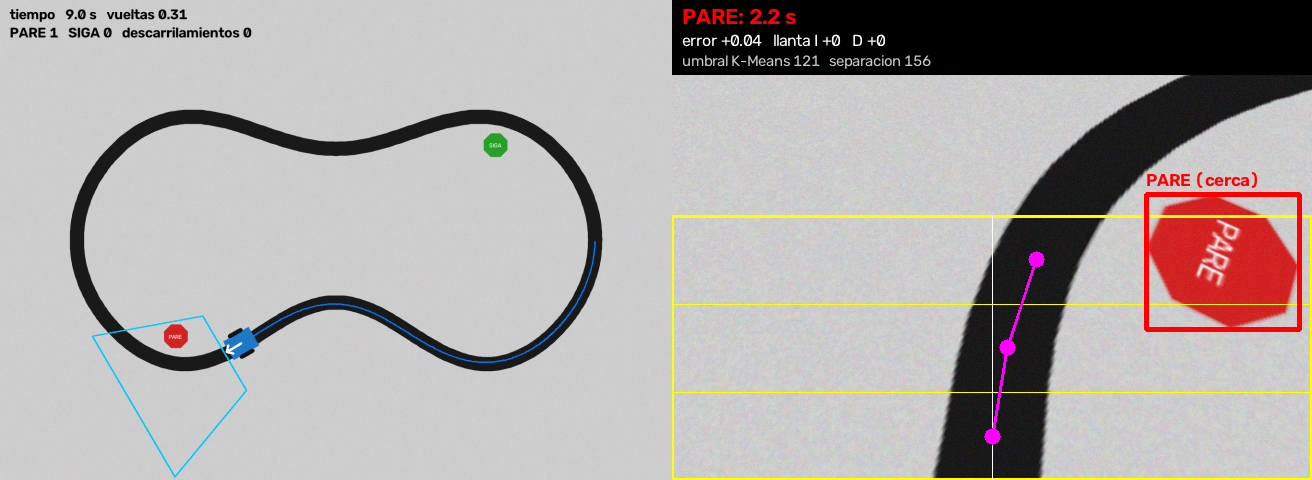
#> input picture _prueba_vista.png, 1312 x 480 px, given in place of the camera
$ python extra2.py
#> lines starting #> are read from the running program, lines starting #| are printed output that depends on the picture; after the words box and inside, x2 and y2 are one past the last pixel; in counts of white or black regions, pixels touching at a corner belong together
import ctypes

import cv2
import numpy as np

def nada(x):
    pass

def obtener_resolucion_pantalla():
    try:
        user32 = ctypes.windll.user32
        user32.SetProcessDPIAware()
        return user32.GetSystemMetrics(0), user32.GetSystemMetrics(1)
    except Exception:
        return 1280, 720

# =========================
# Variables globales
# =========================

modo_morfologico = 0  # 0 = Dilatacion primero | 1 = Erosion primero

# =========================
# Callback Mouse
# =========================

def mouse_callback(event, x, y, flags, param):
    global modo_morfologico

    if event == cv2.EVENT_LBUTTONDOWN:

        # Checkbox 1
        if 20 <= x <= 40 and 20 <= y <= 40:
            modo_morfologico = 0

        # Checkbox 2
        if 20 <= x <= 40 and 60 <= y <= 80:
            modo_morfologico = 1

# =========================
# Camara
# =========================

cap = cv2.VideoCapture(0)

frame_w = int(cap.get(cv2.CAP_PROP_FRAME_WIDTH))
frame_h = int(cap.get(cv2.CAP_PROP_FRAME_HEIGHT))
mosaico_w = frame_w * 2
mosaico_h = frame_h * 2

pantalla_w, pantalla_h = obtener_resolucion_pantalla()
max_w = pantalla_w - 60
max_h = pantalla_h - 120

escala = min(max_w / mosaico_w, max_h / mosaico_h, 1.0)
ventana_w = int(mosaico_w * escala)
ventana_h = int(mosaico_h * escala)

cv2.namedWindow("Vision Artificial", cv2.WINDOW_NORMAL)
cv2.resizeWindow("Vision Artificial", ventana_w, ventana_h)
cv2.setMouseCallback("Vision Artificial", mouse_callback)

# =========================
# Trackbars
# =========================

cv2.createTrackbar("Umbral Bajo", "Vision Artificial", 100, 255, nada)
cv2.createTrackbar("Umbral Alto", "Vision Artificial", 200, 255, nada)

cv2.createTrackbar("Kernel Gauss", "Vision Artificial", 5, 31, nada)

cv2.createTrackbar("Dilatar", "Vision Artificial", 1, 20, nada)
cv2.createTrackbar("Erosionar", "Vision Artificial", 1, 20, nada)

while True:

    ret, frame = cap.read()
#> frame is the input picture: shape (480, 1312, 3); mean B, G, R 166.2, 167.8, 173.1

    if not ret:
        break

    # =========================
    # Leer Trackbars
    # =========================

    bajo = cv2.getTrackbarPos("Umbral Bajo", "Vision Artificial")
    alto = cv2.getTrackbarPos("Umbral Alto", "Vision Artificial")

    kernel_gauss = cv2.getTrackbarPos("Kernel Gauss", "Vision Artificial")

    dilatacion_iter = cv2.getTrackbarPos("Dilatar", "Vision Artificial")
    erosion_iter = cv2.getTrackbarPos("Erosionar", "Vision Artificial")

    # Kernel impar
    if kernel_gauss < 1:
        kernel_gauss = 1

    if kernel_gauss % 2 == 0:
        kernel_gauss += 1

    # =========================
    # Procesamiento
    # =========================

    gris = cv2.cvtColor(frame, cv2.COLOR_BGR2GRAY)
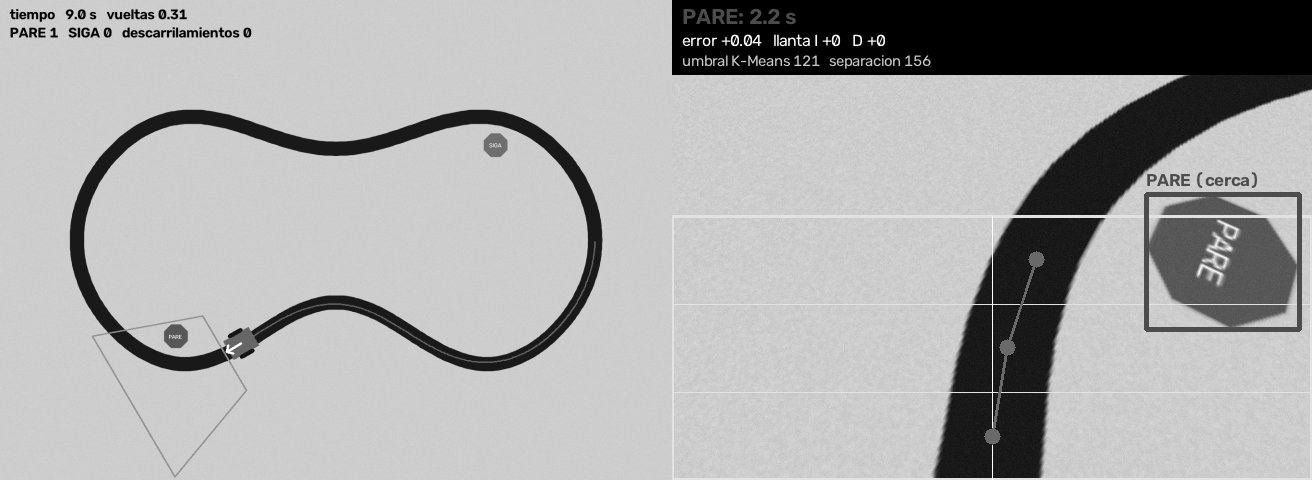
#> gris: shape (480, 1312); min 0, max 255, mean 169.2

    gaussian = cv2.GaussianBlur(
        gris,
        (kernel_gauss, kernel_gauss),
        0
    )

    canny = cv2.Canny(
        gaussian,
        bajo,
        alto
    )
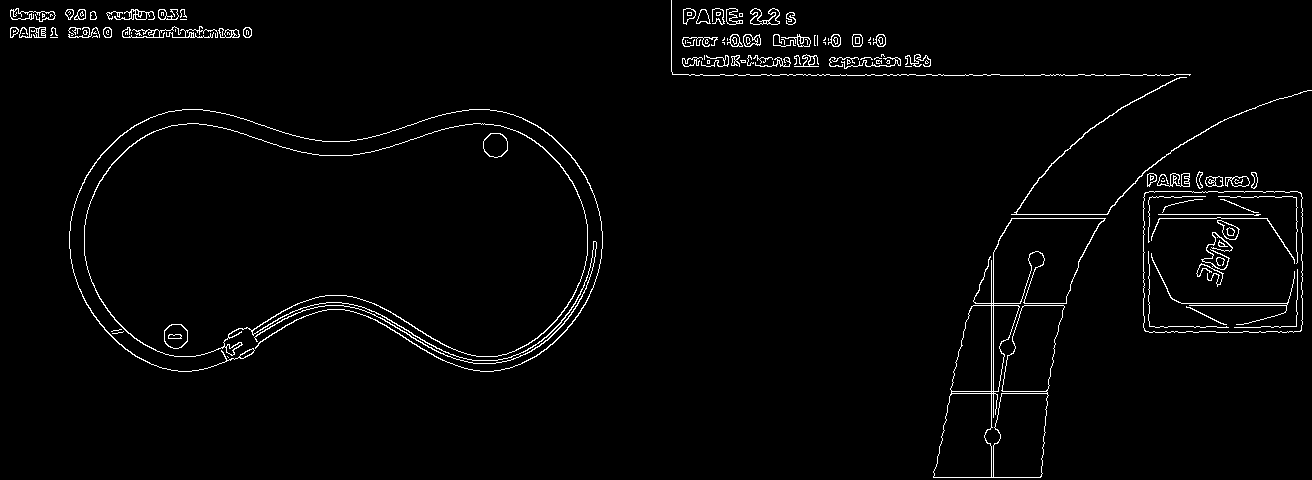
#> canny: shape (480, 1312); 2.3% white in thin lines or dots

    kernel = np.ones((3,3), np.uint8)

    # =========================
    # Operaciones Morfologicas
    # =========================

    if modo_morfologico == 0:

        # Dilatacion -> Erosion
        procesada = cv2.dilate(
            canny,
            kernel,
            iterations=dilatacion_iter
        )
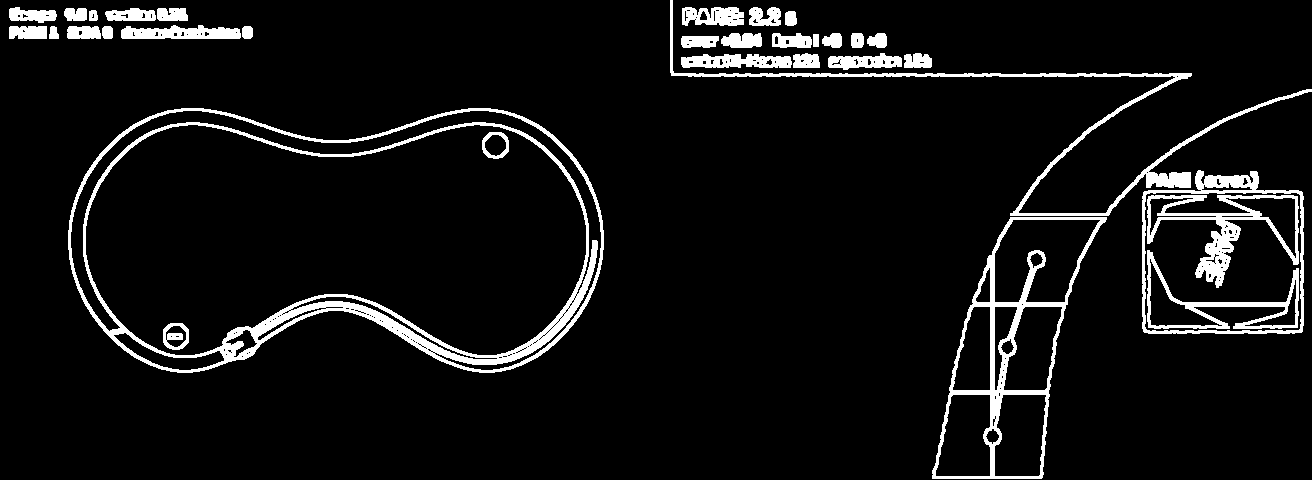
#> procesada: shape (480, 1312); 6.9% white; 33 white regions, largest, box (x1, y1, x2, y2) and area: (68, 108, 604, 373) 13280, (932, 217, 1107, 479) 5797, (670, 0, 1312, 216) 4781

        procesada = cv2.erode(
            procesada,
            kernel,
            iterations=erosion_iter
        )
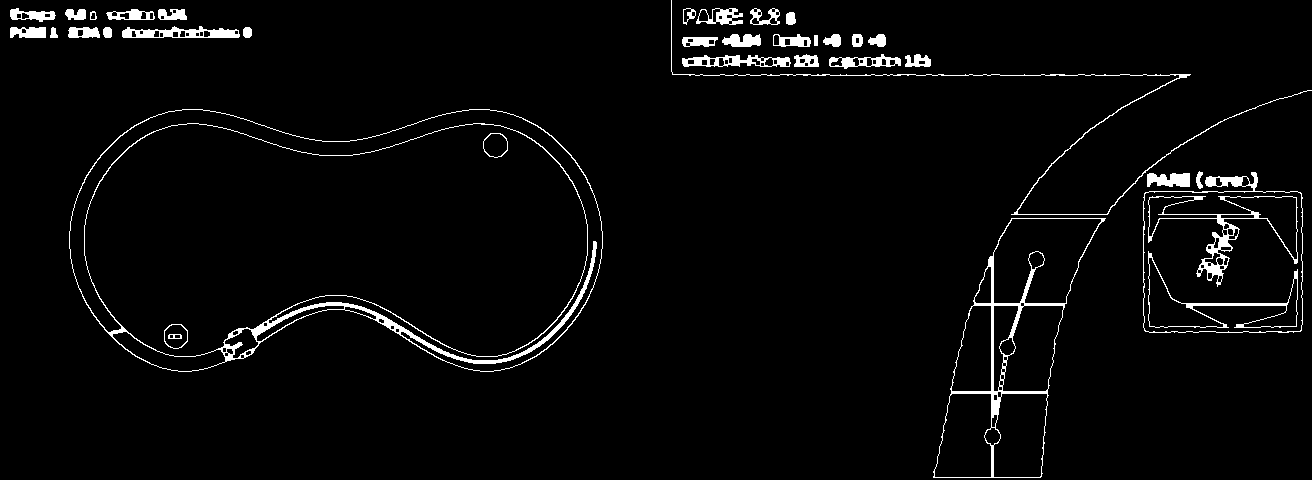
#> procesada: shape (480, 1312); 3.2% white; 37 white regions, largest, box (x1, y1, x2, y2) and area: (69, 109, 603, 372) 5254, (933, 218, 1106, 478) 2633, (1148, 196, 1298, 287) 1538

        texto_modo = "Modo: Dilatacion -> Erosion"

    else:

        # Erosion -> Dilatacion
        procesada = cv2.erode(
            canny,
            kernel,
            iterations=erosion_iter
        )

        procesada = cv2.dilate(
            procesada,
            kernel,
            iterations=dilatacion_iter
        )

        texto_modo = "Modo: Erosion -> Dilatacion"

    # =========================
    # Convertir a BGR
    # =========================

    gris_bgr = cv2.cvtColor(gris, cv2.COLOR_GRAY2BGR)
    gaussian_bgr = cv2.cvtColor(gaussian, cv2.COLOR_GRAY2BGR)
    canny_bgr = cv2.cvtColor(canny, cv2.COLOR_GRAY2BGR)
#> canny_bgr: shape (480, 1312, 3); 2.3% white in thin lines or dots
    procesada_bgr = cv2.cvtColor(procesada, cv2.COLOR_GRAY2BGR)

    # =========================
    # Crear Mosaico
    # =========================

    fila1 = np.hstack((
        frame,
        gris_bgr
    ))
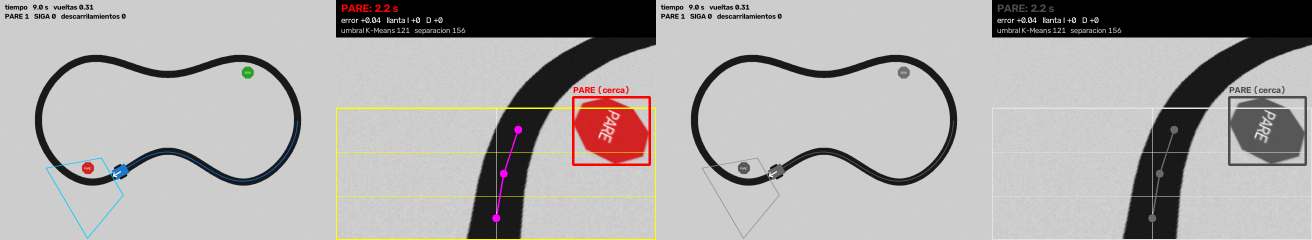
#> fila1: shape (480, 2624, 3) (shown at 1/2 size); mean B, G, R 167.7, 168.5, 171.2

    fila2 = np.hstack((
        gaussian_bgr,
        procesada_bgr
    ))
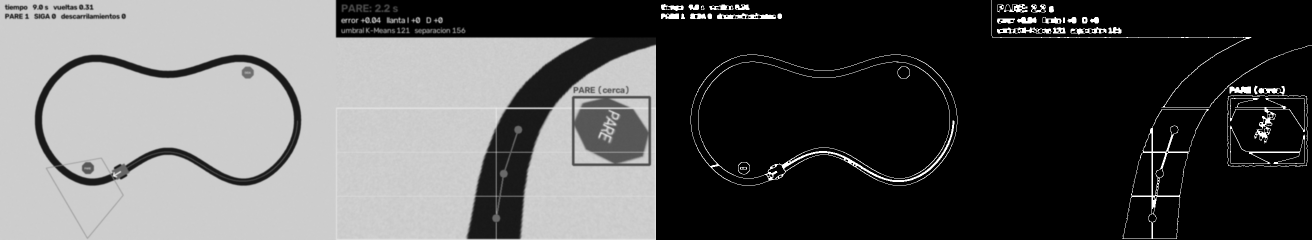
#> fila2: shape (480, 2624, 3) (shown at 1/2 size); min 0, max 255, mean 88.7

    salida = np.vstack((fila1, fila2))

    # =========================
    # Dibujar Checkboxes
    # =========================

    # Fondo panel
    cv2.rectangle(salida, (0,0), (450,100), (40,40,40), -1)

    # Checkbox 1
    cv2.rectangle(salida, (20,20), (40,40), (255,255,255), 2)
#> salida: shape (960, 2624, 3); mean B, G, R 125.4, 125.8, 127.1

    if modo_morfologico == 0:
        cv2.line(salida, (20,20), (40,40), (0,255,0), 2)
#> salida: shape (960, 2624, 3); mean B, G, R 125.4, 125.8, 127.1
        cv2.line(salida, (40,20), (20,40), (0,255,0), 2)
#> salida: shape (960, 2624, 3); mean B, G, R 125.4, 125.8, 127.1

    cv2.putText(
        salida,
        "Dilatacion -> Erosion",
        (50,35),
        cv2.FONT_HERSHEY_SIMPLEX,
        0.6,
        (255,255,255),
        2
    )

    # Checkbox 2
    cv2.rectangle(salida, (20,60), (40,80), (255,255,255), 2)
#> salida: shape (960, 2624, 3); mean B, G, R 125.5, 125.9, 127.2

    if modo_morfologico == 1:
        cv2.line(salida, (20,60), (40,80), (0,255,0), 2)
        cv2.line(salida, (40,60), (20,80), (0,255,0), 2)

    cv2.putText(
        salida,
        "Erosion -> Dilatacion",
        (50,75),
        cv2.FONT_HERSHEY_SIMPLEX,
        0.6,
        (255,255,255),
        2
    )

    # =========================
    # Titulos
    # =========================

    cv2.putText(
        salida,
        "Original",
        (20,130),
        cv2.FONT_HERSHEY_SIMPLEX,
        1,
        (0,255,0),
        2
    )
#> salida: shape (960, 2624, 3); mean B, G, R 125.5, 126, 127.3

    cv2.putText(
        salida,
        "Grises",
        (660,130),
        cv2.FONT_HERSHEY_SIMPLEX,
        1,
        (0,255,0),
        2
    )

    cv2.putText(
        salida,
        "Gaussiano",
        (20,520),
        cv2.FONT_HERSHEY_SIMPLEX,
        1,
        (0,255,0),
        2
    )

    cv2.putText(
        salida,
        texto_modo,
        (660,520),
        cv2.FONT_HERSHEY_SIMPLEX,
        0.8,
        (0,255,0),
        2
    )
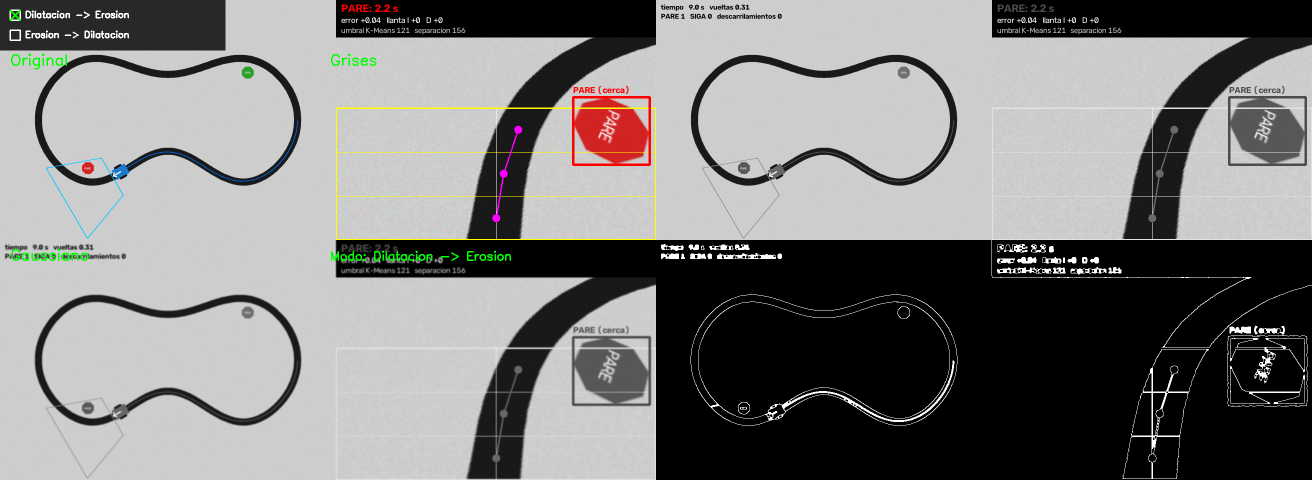
#> salida: shape (960, 2624, 3) (shown at 1/2 size); mean B, G, R 125.4, 126.3, 127.1

    # =========================
    # Mostrar
    # =========================

    cv2.imshow("Vision Artificial", salida)

    # Salir
    if cv2.waitKey(1) & 0xFF == ord('q'):
#> (key q is pressed here)
        break

cap.release()
cv2.destroyAllWindows()
